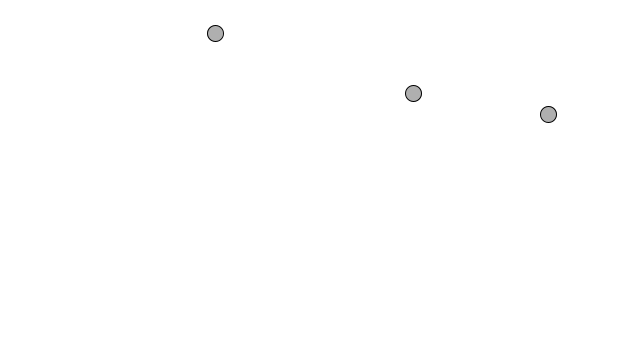
Frame 1 (no input)
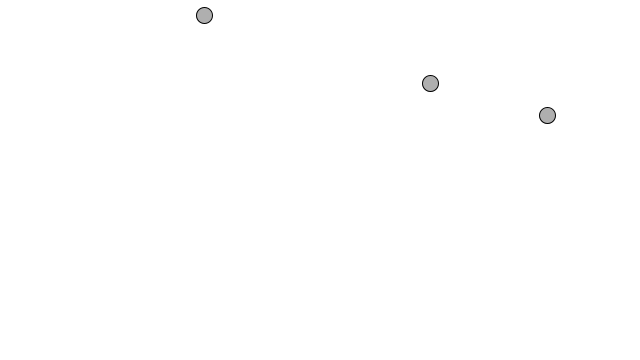
Frame 60 (the mouse pressed at the canvas centre just before this capture)
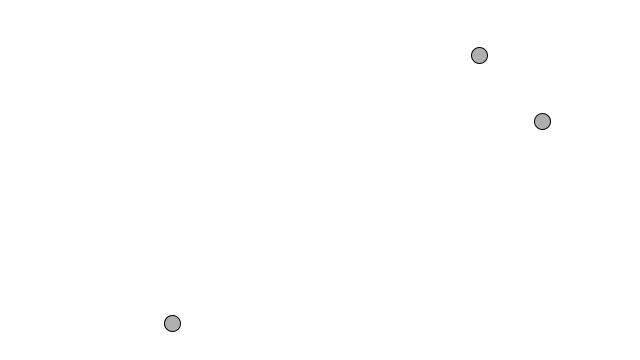
Frame 120 (the mouse held since frame 60 and released just before this capture)

The Processing sketch that drew these frames (run headless with seeded random() and noise(); from frame 60 on, the mouse is pressed at the canvas centre):

// Processing sketch: ConstantAccelerationMoverSimulation
// ── ConstantAccelerationMoverSimulation.pde
// Constant Acceleration Simulation

class Mover {
  
  PVector location;
  PVector velocity;
  PVector acceleration;
  
  
  void display() {
    stroke(0);
    fill(175);
    ellipse(location.x, location.y, 16,16);
  }
  
  
  void checkEdges() {
    if(location.x > width) {
      location.x = 0;
    } else if(location.x < 0) {
      location.x = width;
    }
    
    if(location.y > height) {
      location.y = 0;
    } else if(location.y < 0) {
      location.y = height;
    }
  }
  
  
  void step() {
    velocity.add(acceleration);
    location.add(velocity);
    checkEdges();
  }
  
  Mover() {
    location = new PVector(random(width), random(height));
    velocity = new PVector(0,0);
    acceleration = new PVector(random(-0.01,0.01), random(-0.01,0.01));
  }
  
}
  Mover []particles;
  void setup() {
    size(640, 360);
    particles = new Mover[3];
    
    for(int i = 0; i<particles.length; i++) {
      particles[i] = new Mover();
    }
    background(255);
  }
  
  
  void draw() {
    background(255,1);
    for(int i = 0; i < particles.length; i++) {
      particles[i].step();
      particles[i].display();
    }
  }
  
  
